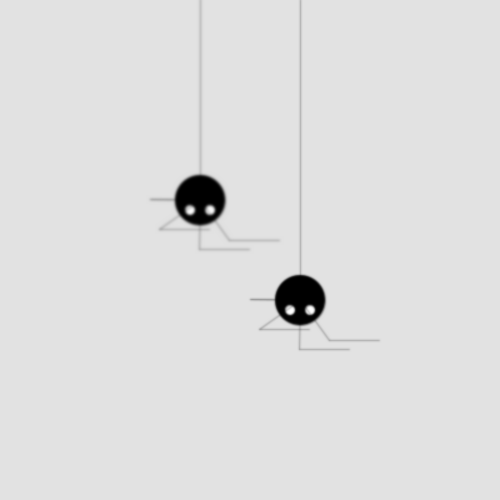
Frame 1 (no input)
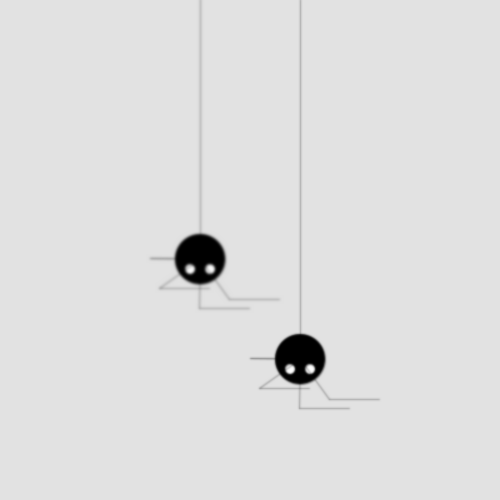
Frame 60 (the mouse pressed at the canvas centre just before this capture)
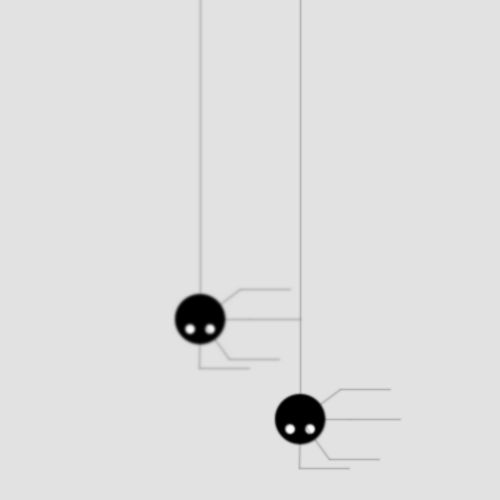
Frame 120 (the mouse held since frame 60 and released just before this capture)

The Processing sketch that drew these frames (run headless with seeded random() and noise(); from frame 60 on, the mouse is pressed at the canvas centre):

// Processing sketch: processing_4929
// ── processing_4929.pde

float x = 200;
float y = 200;
float x2 = 300;
float y2 = 200;
int startPointX = 200;
int startPointY = 200;
int startPoint2X = 300;
int startPoint2Y = 300;
float angle1 = 0.0;
float angle2 = 0.0;
float angle3 = 0.0;
float angle4 = 0.0;
float angle5 = 0.0;
float angle6 = 0.0;
float angle7 = 0.0;
float angle8 = 0.0;
float segLength = 50;

void setup() {
  size(500, 500);
  smooth(); 
  strokeWeight(1.0);
  stroke(0, 100);
}

void draw() {
  background(226);
  drawSpider1();
  drawSpider2();
}

void drawSpider1() {
  
  fill(0);
  line(x, 0, startPointX, startPointY);

  fill(0);
  ellipse(startPointX, startPointY, 50, 50);

  fill(255);
  ellipse(startPointX - 10, startPointY + 10, 10, 10);
  ellipse(startPointX + 10, startPointY + 10, 10, 10);

  angle1 = (mouseX/float(width) - 0.5) * -PI;
  angle2 = (mouseY/float(height) - 0.5) * PI;
  angle3 = (mouseX/float(width) - 0.8) * -PI;
  angle4 = (mouseY/float(height) - 0.8) * PI;
  angle5 = (mouseX/float(width) - 1.0) * -PI;
  angle6 = (mouseY/float(height) - 1.0) * PI;
  angle7 = (mouseX/float(width) - 0.3) * -PI;
  angle8 = (mouseY/float(height) - 0.3) * PI;

  pushMatrix();
  segment(startPointX, startPointY, angle1); 
  segment(segLength, 0, angle2);
  popMatrix();

  pushMatrix();
  segment(startPointX, startPointY, angle3); 
  segment(segLength, 0, angle4);
  popMatrix();

  pushMatrix();
  segment(startPointX, startPointY, angle5); 
  segment(segLength, 0, angle6);
  popMatrix();

  pushMatrix();
  segment(startPointX, startPointY, angle7); 
  segment(segLength, 0, angle8);
  popMatrix();

  startPointY = startPointY + 1;

  filter(BLUR);

}

void drawSpider2() {
  
  fill(0);
  line(x2, 0, startPoint2X, startPoint2Y);

  fill(0);
  ellipse(startPoint2X, startPoint2Y, 50, 50);

  fill(255);
  ellipse(startPoint2X - 10, startPoint2Y + 10, 10, 10);
  ellipse(startPoint2X + 10, startPoint2Y + 10, 10, 10);

  angle1 = (mouseX/float(width) - 0.5) * -PI;
  angle2 = (mouseY/float(height) - 0.5) * PI;
  angle3 = (mouseX/float(width) - 0.8) * -PI;
  angle4 = (mouseY/float(height) - 0.8) * PI;
  angle5 = (mouseX/float(width) - 1.0) * -PI;
  angle6 = (mouseY/float(height) - 1.0) * PI;
  angle7 = (mouseX/float(width) - 0.3) * -PI;
  angle8 = (mouseY/float(height) - 0.3) * PI;

  pushMatrix();
  segment(startPoint2X, startPoint2Y, angle1); 
  segment(segLength, 0, angle2);
  popMatrix();

  pushMatrix();
  segment(startPoint2X, startPoint2Y, angle3); 
  segment(segLength, 0, angle4);
  popMatrix();

  pushMatrix();
  segment(startPoint2X, startPoint2Y, angle5); 
  segment(segLength, 0, angle6);
  popMatrix();

  pushMatrix();
  segment(startPoint2X, startPoint2Y, angle7); 
  segment(segLength, 0, angle8);
  popMatrix();

  startPoint2Y = startPoint2Y + 1;

  filter(BLUR);

}

void segment(float x, float y, float a) {
  translate(x, y);
  rotate(a);
  line(0, 0, segLength, 0);
}
